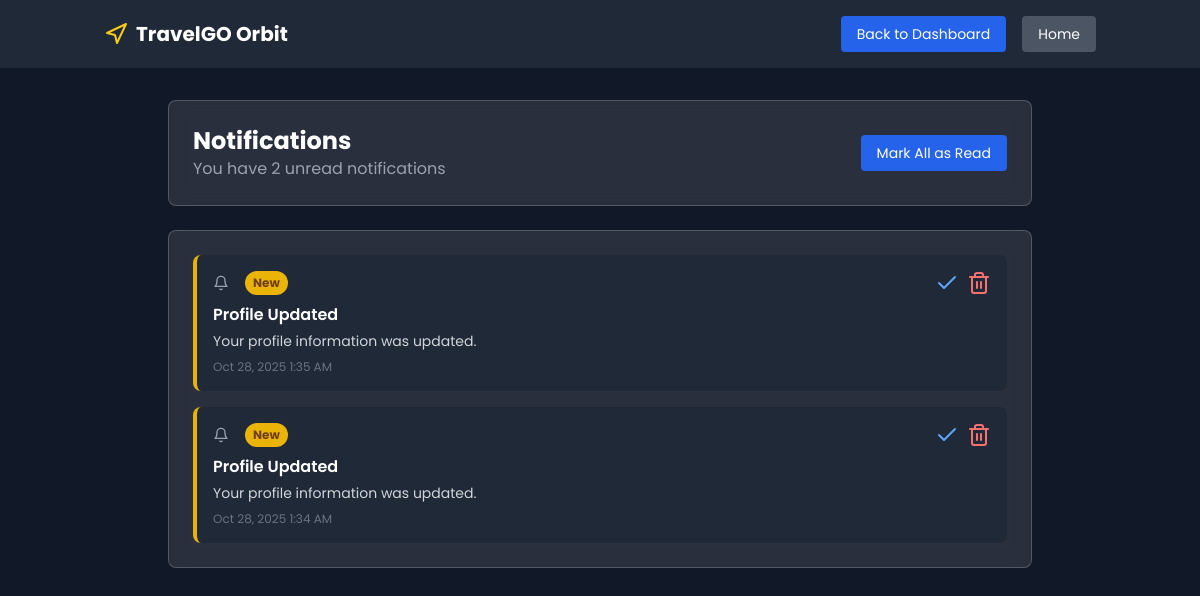
Page /notifications.php (signed in) on the committed database.
### tables this page shows
CREATE TABLE `notifications` (
  `id` int(11) NOT NULL,
  `user_id` int(11) NOT NULL,
  `type` enum('booking','security','promotion','system') NOT NULL,
  `title` varchar(255) NOT NULL,
  `message` text NOT NULL,
  `is_read` tinyint(1) DEFAULT 0,
  `action_url` varchar(500) DEFAULT NULL,
  `created_at` timestamp NOT NULL DEFAULT current_timestamp()
);

### notifications.php (the view, shortened to what this page needs)
<?php
require 'connection.php';
$page = isset($_GET['page']) ? max(1, (int)$_GET['page']) : 1;
$limit = 10;
$offset = ($page - 1) * $limit;
$stmt = $pdo->prepare("SELECT COUNT(*) as total FROM notifications WHERE user_id = ?");
$stmt->execute([$_SESSION['user_id']]);
$total_notifications = $stmt->fetch()['total'];
$stmt = $pdo->prepare("
    SELECT * FROM notifications
    WHERE user_id = ?
    ORDER BY created_at DESC
    LIMIT ? OFFSET ?
");
$stmt->execute([$_SESSION['user_id'], $limit, $offset]);
$notifications = $stmt->fetchAll();
$stmt = $pdo->prepare("SELECT COUNT(*) as unread FROM notifications WHERE user_id = ? AND is_read = FALSE");
$stmt->execute([$_SESSION['user_id']]);
$unread_count = $stmt->fetch()['unread'];
?>
<!DOCTYPE html>
<html lang="en">
<head>
    <script src="https://cdn.tailwindcss.com"></script>
</head>
<body class="min-h-screen bg-gray-900">
    <nav class="bg-gray-800 text-white py-4">
        <div class="container mx-auto px-4 flex justify-between items-center">
            <div class="flex items-center space-x-2">
                <a href="index.php" class="flex items-center space-x-2">
                    <i data-feather="navigation" class="text-yellow-400"></i>
                    <span class="text-xl font-bold">TravelGO Orbit</span>
                </a>
            </div>
            <div class="flex items-center space-x-4">
                <a href="dashboard.php" class="bg-blue-600 hover:bg-blue-700 text-white px-4 py-2 rounded text-sm transition-colors">
                    Back to Dashboard
                </a>
                <a href="index.php" class="bg-gray-600 hover:bg-gray-700 text-white px-4 py-2 rounded text-sm transition-colors">
                    Home
                </a>
            </div>
        </div>
    </nav>
    <div class="container mx-auto px-4 py-8 max-w-4xl">
        <div class="card-dark rounded-lg p-6 mb-6">
            <div class="flex justify-between items-center">
                <div>
                    <h1 class="text-2xl font-bold">Notifications</h1>
                    <p class="text-gray-400">You have <?= $unread_count ?> unread notifications</p>
                </div>
                <?php if ($total_notifications > 0): ?>
                <form method="POST">
                    <button type="submit" class="bg-blue-600 hover:bg-blue-700 text-white px-4 py-2 rounded text-sm transition-colors">
                        Mark All as Read
                    </button>
                </form>
                <?php endif; ?>
            </div>
        </div>
        <div class="card-dark rounded-lg p-6">
            <?php if (empty($notifications)): ?>
                <div class="text-center py-12">
                    <i data-feather="bell-off" class="w-16 h-16 text-gray-400 mx-auto mb-4"></i>
                    <h3 class="text-xl font-bold text-white mb-2">No notifications</h3>
                    <p class="text-gray-400">You're all caught up! Check back later for new notifications.</p>
                </div>
            <?php else: ?>
                <div class="space-y-4">
                    <?php foreach ($notifications as $notification): ?>
                        <div class="flex items-start justify-between p-4 bg-gray-800 rounded-lg border-l-4 <?= $notification['is_read'] ? 'border-gray-600' : 'border-yellow-500' ?>">
                            <div class="flex-1">
                                <div class="flex items-center space-x-2 mb-2">
                                    <?php
                                    $icon = 'bell';
                                    $color = 'text-gray-400';
                                    ?>
                                    <i data-feather="<?= $icon ?>" class="w-4 h-4 <?= $color ?>"></i>
                                    <?php if (!$notification['is_read']): ?>
                                        <span class="bg-yellow-500 text-yellow-900 text-xs px-2 py-1 rounded-full font-bold">New</span>
                                    <?php endif; ?>
                                </div>
                                <h3 class="font-semibold text-white mb-1"><?= htmlspecialchars($notification['title']) ?></h3>
                                <p class="text-gray-300 text-sm mb-2"><?= htmlspecialchars($notification['message']) ?></p>
                                <p class="text-gray-500 text-xs"><?= date('M j, Y g:i A', strtotime($notification['created_at'])) ?></p>
                            </div>
                            <div class="flex space-x-2 ml-4">
                                <?php if (!$notification['is_read']): ?>
                                    <form method="POST" class="inline">
                                        <button type="submit" class="text-blue-400 hover:text-blue-300 text-sm" title="Mark as read">
                                            <i data-feather="check"></i>
                                        </button>
                                    </form>
                                <?php endif; ?>
                                <form method="POST" class="inline">
                                    <button type="submit" class="text-red-400 hover:text-red-300 text-sm" title="Delete">
                                        <i data-feather="trash-2"></i>
                                    </button>
                                </form>
                            </div>
                        </div>
                    <?php endforeach; ?>
                </div>
            <?php endif; ?>
        </div>
    </div>
</body>
</html>

### notifications.php (style rules this page uses)
body { font-family: 'Poppins', sans-serif; background-color: #111827; color: #ffffff; }
.card-dark { background: rgba(255, 255, 255, 0.1); backdrop-filter: blur(10px); border: 1px solid rgba(255, 255, 255, 0.2); }

### rows in the picture
notifications: is_read "New", title "Profile Updated", message "Your profile information was updated.", created_at "Oct 28, 2025 1:35 AM"
notifications: is_read "New", title "Profile Updated", message "Your profile information was updated.", created_at "Oct 28, 2025 1:34 AM"

### other values in the picture
$unread_count "2"
